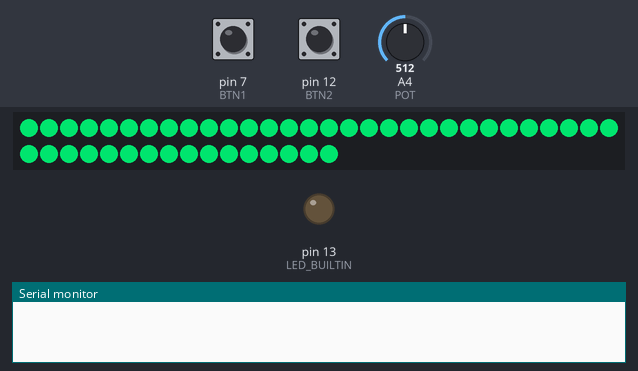
A sketch run on a simulated Arduino Uno, built with avr-gcc and run on an emulated ATmega328P. Shown: 46 RGB LEDs in strip order, left to right, continuing on the next row, output pins drawn as LEDs (lit = HIGH), the last lines printed to the serial monitor. Inputs (shaded band) come from the test bench; at power-on: pin 7 (BTN1) HIGH, A4 (POT) = 512, pin 12 (BTN2) HIGH. Dim RGB values are drawn brighter than linear.

Above: at 2.2 s.
2.3 s: pin 7 (BTN1) pulled LOW for 0.15 s
At 2.41 s:
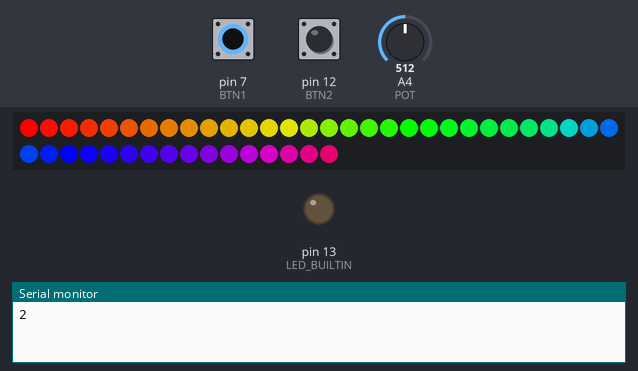
4.2 s: A4 (POT) set to 122
At 5.7 s:
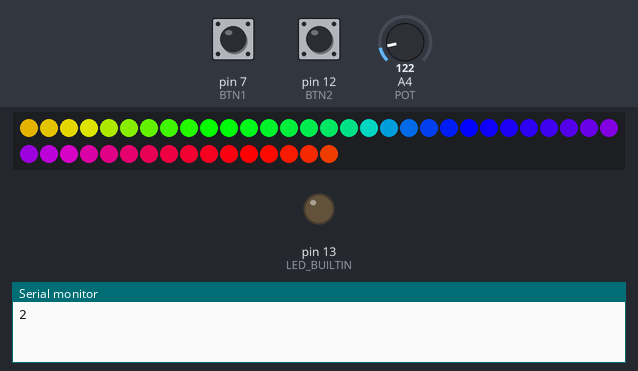
7.2 s: pin 12 (BTN2) pulled LOW for 0.15 s
At 8.1 s:
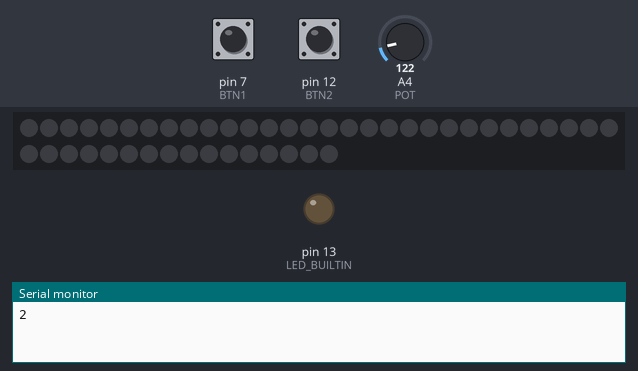
8.8 s: pin 12 (BTN2) pulled LOW for 1 s
At 8.96 s:
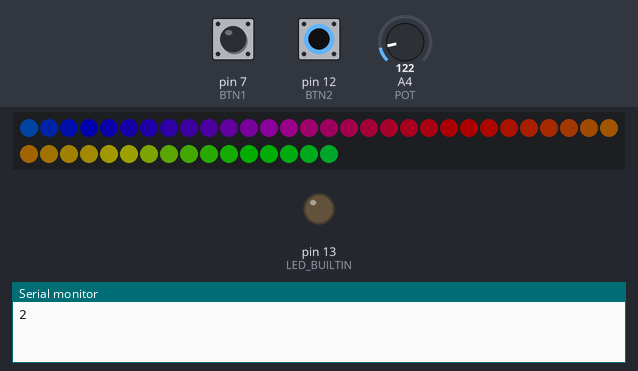
12.4 s: A4 (POT) set to 306
At 12.9 s:
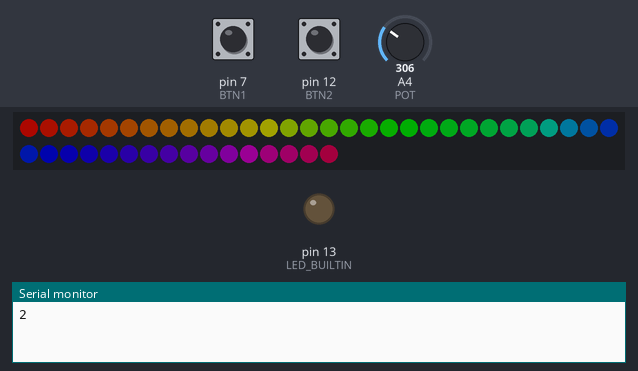
15.4 s: A4 (POT) set to 0
At 16.9 s:
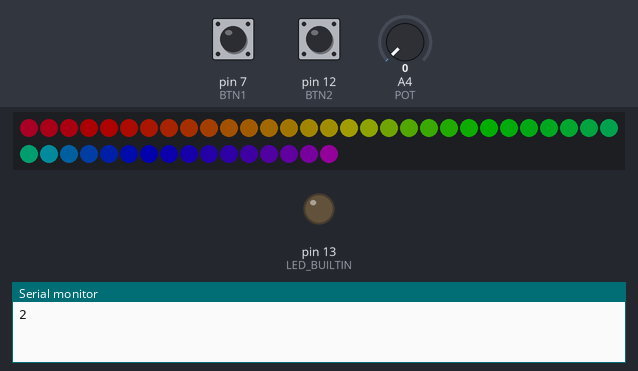

Measured:
- after the input at 2.3 s, the LEDs: change after 0.06 s (image 1)
- after the input at 7.2 s, the LEDs: change at once (image 3)
- after the input at 8.8 s, the LEDs: change at once (image 4)

The sketch:

MiraLED.ino
```cpp
#include <TimerOne.h>

#include <PinChangeInterrupt.h>
#include <PinChangeInterruptBoards.h>
#include <PinChangeInterruptPins.h>
#include <PinChangeInterruptSettings.h>

#include <math.h>

#include <FastLED.h>

//Pin definitions
#define LED_DATA 2
#define POT A4
#define BTN1 7
#define BTN2 12

//program constants
#define BRIGHT_DIVS 5
#define BRIGHT_INC 255/BRIGHT_DIVS
#define NUM_LEDS 46

//interrupt controls
#define DEBOUNCE_MS 150 //minimum time between execution of button interrupts; low-effort debounce
#define POT_DEADBAND_HW 2 //half-width of potentiometer deadband
#define POT_REVERSE 1 //boolean to reverse potentiometer direction

CRGB leds[NUM_LEDS];

//Interrupt controls again
volatile unsigned long btn1_last = 0; //Global to hold last time button interrupts triggered; use for debouncing
volatile unsigned long btn2_last = 0;
volatile uint8_t pot_last = 0; //Global to hold last pot reading; used to enforce deadband
volatile uint8_t pot_read; //global to hold state of potentiometer
volatile uint16_t pot_read_raw; //raw potentiometer reading

//definition of states;
typedef enum {
  OFF=0,
  SOLID,//solid color; color controlled by pot
  RAINBOW, //scrolling rainbow; scroll speed controlled by pot
} STATE;
volatile STATE state = SOLID;
const uint8_t num_states = 3;

volatile boolean update_flag = 0; //flag for default wait case with prev_state = SOLId to return to SOLID and update LEDs
volatile boolean break_flag = 0;  //flag for animated states to exit while loop

//Brightness
volatile uint8_t ind_bright = BRIGHT_DIVS; //brightness index
volatile uint8_t brightness = ind_bright*BRIGHT_INC; //global brightness variable with computation example

volatile boolean test = 0;

void setup()
{
  FastLED.addLeds<WS2812B,LED_DATA,GRB>(leds,NUM_LEDS);
  //FastLED.setCorrection(TypicalLEDStrip);

  Serial.begin(9600);
  //configure ports
  pinMode(BTN1, INPUT_PULLUP);
  pinMode(BTN2, INPUT_PULLUP);
  pinMode(POT, INPUT);
  pinMode(LED_BUILTIN, OUTPUT);

  //initialize pot_read
  potISR();

  //attach interrupts
  attachPCINT(digitalPinToPCINT(BTN1), incrementState, FALLING);
  attachPCINT(digitalPinToPCINT(BTN2), incrementBrightness, FALLING);
  Timer1.initialize(160000); //160000 us period = 160 ms = 0.16 s;
  Timer1.attachInterrupt(potISR);

  //saftey first
  delay(1000);
}

void loop() {

     switch(state) {
      case SOLID:
        solidColor();
        break;
      case RAINBOW:
        scrollRainbow();
        break;
      case OFF:
        FastLED.showColor(CRGB::Black, 0);
        while (!break_flag) delay(200);
        break;
      default: //WAIT
        delay(200);
        break;
    }
}

void incrementBrightness() {
  if (millis() - btn2_last > DEBOUNCE_MS) {
    btn2_last = millis();

    ind_bright++;
    ind_bright %= (BRIGHT_DIVS + 1);
    brightness = ind_bright*BRIGHT_INC;

    update_flag = 1; //raise update_flag used for static routines (i.e. SOLID)
  }
}

void potISR() {
   uint16_t pot_raw = analogRead(POT);
   uint8_t pot = POT_REVERSE*255 + (uint8_t)(pot_raw >> 2)*(1 - 2*POT_REVERSE); // pot = analogRead if POT_REVERSE = 0; pot = 255 - analogRead if POT_REVERSE = 1
   if ((pot> (pot_last + POT_DEADBAND_HW)) || (pot < (pot_last - POT_DEADBAND_HW))) {
    pot_read = pot;
    pot_read_raw = pot_raw;
    pot_last = pot;

    update_flag = 1; //raise update_flag used for static routines (i.e. SOLID)

    //test = !test;
    //digitalWrite(LED_BUILTIN, test);
   }
}

void incrementState() {
  if ((millis() - btn1_last) > DEBOUNCE_MS) {
    btn1_last = millis();

    break_flag = 1;
    update_flag = 1;

    state = state + 1;
    state %= num_states;

    Serial.println(state);
  }
}

void solidColor() {
  while(!break_flag) {
    if(update_flag) {
      update_flag = 0;
      FastLED.showColor(CHSV(pot_read, 255, brightness));
    }
    else delay(150);
  }
  break_flag = 0;
}

void scrollRainbow() {
  uint8_t start_hue = 0;
  uint16_t a = 60000/256; //maximum rainbow scroll period ms
  uint16_t b = 1000/256; //minimuim rainbow scroll perido ms
  uint8_t n = 1; //potentiometer mapping order

  while (!break_flag) {
    fill_rainbow(leds, NUM_LEDS, start_hue, 255/NUM_LEDS);
    FastLED.show(brightness);

    uint16_t d = map(pot_read, 0, 255, a, b);
    delay(d);
    start_hue++;
    start_hue %= 256;
  }

  update_flag = 0; //this routine doesn't use the update_flag raised by button presses or pot turns; reset when transitioning out of this routine
  break_flag = 0;
}
```
